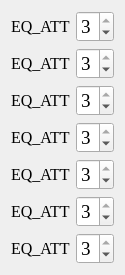
   <widget class="QWidget" name="layoutWidget">
    <property name="geometry">
     <rect>
      <x>553</x>
      <y>41</y>
      <width>118</width>
      <height>254</height>
     </rect>
    </property>
    <layout class="QFormLayout" name="formLayout_4">
     <item row="0" column="0">
      <widget class="QLabel" name="CH1_EQ_ATT">
       <property name="font">
        <font>
         <family>Times New Roman</family>
         <pointsize>12</pointsize>
         <weight>50</weight>
         <bold>false</bold>
        </font>
       </property>
       <property name="text">
        <string>EQ_ATT</string>
       </property>
      </widget>
     </item>
     <item row="0" column="1">
      <widget class="QSpinBox" name="CH1_EQ_ATT_Box">
       <property name="font">
        <font>
         <family>Times New Roman</family>
         <pointsize>14</pointsize>
        </font>
       </property>
       <property name="maximum">
        <number>3</number>
       </property>
       <property name="value">
        <number>3</number>
       </property>
      </widget>
     </item>
     <item row="1" column="0">
      <widget class="QLabel" name="CH2_EQ_ATT">
       <property name="font">
        <font>
         <family>Times New Roman</family>
         <pointsize>12</pointsize>
         <weight>50</weight>
         <bold>false</bold>
        </font>
       </property>
       <property name="text">
        <string>EQ_ATT</string>
       </property>
      </widget>
     </item>
     <item row="1" column="1">
      <widget class="QSpinBox" name="CH2_EQ_ATT_Box">
       <property name="font">
        <font>
         <family>Times New Roman</family>
         <pointsize>14</pointsize>
        </font>
       </property>
       <property name="maximum">
        <number>3</number>
       </property>
       <property name="value">
        <number>3</number>
       </property>
      </widget>
     </item>
     <item row="2" column="0">
      <widget class="QLabel" name="CH3_EQ_ATT">
       <property name="font">
        <font>
         <family>Times New Roman</family>
         <pointsize>12</pointsize>
         <weight>50</weight>
         <bold>false</bold>
        </font>
       </property>
       <property name="text">
        <string>EQ_ATT</string>
       </property>
      </widget>
     </item>
     <item row="2" column="1">
      <widget class="QSpinBox" name="CH3_EQ_ATT_Box">
       <property name="font">
        <font>
         <family>Times New Roman</family>
         <pointsize>14</pointsize>
        </font>
       </property>
       <property name="maximum">
        <number>3</number>
       </property>
       <property name="value">
        <number>3</number>
       </property>
      </widget>
     </item>
     <item row="3" column="0">
      <widget class="QLabel" name="CH4_EQ_ATT">
       <property name="font">
        <font>
         <family>Times New Roman</family>
         <pointsize>12</pointsize>
         <weight>50</weight>
         <bold>false</bold>
        </font>
       </property>
       <property name="text">
        <string>EQ_ATT</string>
       </property>
      </widget>
     </item>
     <item row="3" column="1">
      <widget class="QSpinBox" name="CH4_EQ_ATT_Box">
       <property name="font">
        <font>
         <family>Times New Roman</family>
         <pointsize>14</pointsize>
        </font>
       </property>
       <property name="maximum">
        <number>3</number>
       </property>
       <property name="value">
        <number>3</number>
       </property>
      </widget>
     </item>
     <item row="4" column="0">
      <widget class="QLabel" name="CH5_EQ_ATT">
       <property name="font">
        <font>
         <family>Times New Roman</family>
         <pointsize>12</pointsize>
         <weight>50</weight>
         <bold>false</bold>
        </font>
       </property>
       <property name="text">
        <string>EQ_ATT</string>
       </property>
      </widget>
     </item>
     <item row="4" column="1">
      <widget class="QSpinBox" name="CH5_EQ_ATT_Box">
       <property name="font">
        <font>
         <family>Times New Roman</family>
         <pointsize>14</pointsize>
        </font>
       </property>
       <property name="maximum">
        <number>3</number>
       </property>
       <property name="value">
        <number>3</number>
       </property>
      </widget>
     </item>
     <item row="5" column="0">
      <widget class="QLabel" name="CH6_EQ_ATT">
       <property name="font">
        <font>
         <family>Times New Roman</family>
         <pointsize>12</pointsize>
         <weight>50</weight>
         <bold>false</bold>
        </font>
       </property>
       <property name="text">
        <string>EQ_ATT</string>
       </property>
      </widget>
     </item>
     <item row="5" column="1">
      <widget class="QSpinBox" name="CH6_EQ_ATT_Box">
       <property name="font">
        <font>
         <family>Times New Roman</family>
         <pointsize>14</pointsize>
        </font>
       </property>
       <property name="maximum">
        <number>3</number>
       </property>
       <property name="value">
        <number>3</number>
       </property>
      </widget>
     </item>
     <item row="6" column="0">
      <widget class="QLabel" name="CH7_EQ_ATT">
       <property name="font">
        <font>
         <family>Times New Roman</family>
         <pointsize>12</pointsize>
         <weight>50</weight>
         <bold>false</bold>
        </font>
       </property>
       <property name="text">
        <string>EQ_ATT</string>
       </property>
      </widget>
     </item>
     <item row="6" column="1">
      <widget class="QSpinBox" name="CH7_EQ_ATT_Box">
       <property name="font">
        <font>
         <family>Times New Roman</family>
         <pointsize>14</pointsize>
        </font>
       </property>
       <property name="maximum">
        <number>3</number>
       </property>
       <property name="value">
        <number>3</number>
       </property>
      </widget>
     </item>
    </layout>
   </widget>
